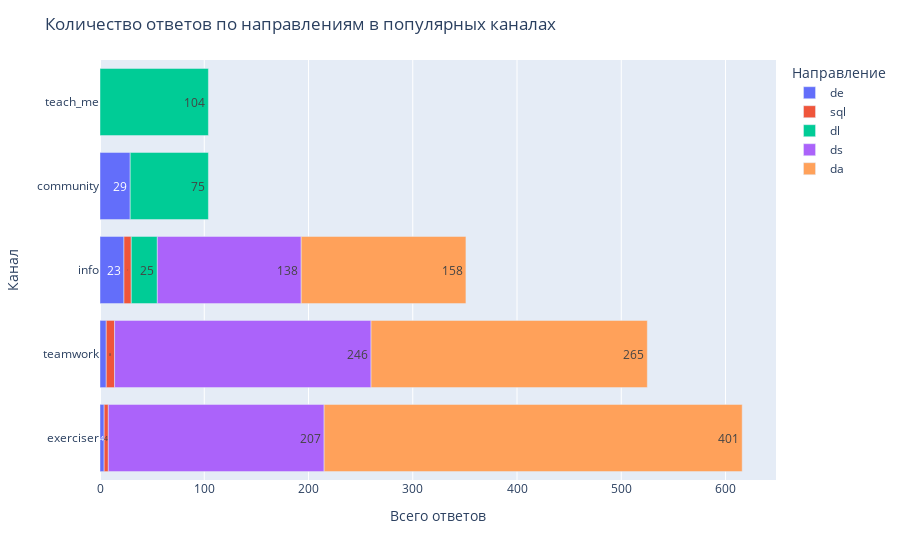

Notebook code cell kept with this figure:
### Markdown cell above
#### Посмотрим на самые популярные каналы по количеству ответов в разрезе направлений обучения

### Code cell
# строим столбчатую диаграмму
fig = px.bar(channel_course_replies.sort_values(by='total_replies', ascending=True),
             x='total_replies',
             y='channel',
             color='course',
             text='total_replies'
            )
fig.update_yaxes(categoryorder='total descending')
# оформляем график
fig.update_layout(title='Количество ответов по направлениям в популярных каналах',
                   xaxis_title='Всего ответов',
                   yaxis_title='Канал',
                 legend_title='Направление')
fig.show()

### Figure 1 — Plotly figure (JSON) as saved in the notebook; plotly's stock layout.template omitted (floating-point values rounded to 4 significant figures)
{"data": [{"alignmentgroup": "True", "hovertemplate": "course=de<br>total_replies=%{text}<br>channel=%{y}<extra></extra>", "legendgroup": "de", "marker": {"color": "#636efa", "pattern": {"shape": ""}}, "name": "de", "offsetgroup": "de", "orientation": "h", "showlegend": true, "text": [4, 6, 23, 29], "textposition": "auto", "type": "bar", "x": [4, 6, 23, 29], "xaxis": "x", "y": ["exerciser", "teamwork", "info", "community"], "yaxis": "y"}, {"alignmentgroup": "True", "hovertemplate": "course=sql<br>total_replies=%{text}<br>channel=%{y}<extra></extra>", "legendgroup": "sql", "marker": {"color": "#EF553B", "pattern": {"shape": ""}}, "name": "sql", "offsetgroup": "sql", "orientation": "h", "showlegend": true, "text": [4, 7, 8], "textposition": "auto", "type": "bar", "x": [4, 7, 8], "xaxis": "x", "y": ["exerciser", "info", "teamwork"], "yaxis": "y"}, {"alignmentgroup": "True", "hovertemplate": "course=dl<br>total_replies=%{text}<br>channel=%{y}<extra></extra>", "legendgroup": "dl", "marker": {"color": "#00cc96", "pattern": {"shape": ""}}, "name": "dl", "offsetgroup": "dl", "orientation": "h", "showlegend": true, "text": [25, 75, 104], "textposition": "auto", "type": "bar", "x": [25, 75, 104], "xaxis": "x", "y": ["info", "community", "teach_me"], "yaxis": "y"}, {"alignmentgroup": "True", "hovertemplate": "course=ds<br>total_replies=%{text}<br>channel=%{y}<extra></extra>", "legendgroup": "ds", "marker": {"color": "#ab63fa", "pattern": {"shape": ""}}, "name": "ds", "offsetgroup": "ds", "orientation": "h", "showlegend": true, "text": [138, 207, 246], "textposition": "auto", "type": "bar", "x": [138, 207, 246], "xaxis": "x", "y": ["info", "exerciser", "teamwork"], "yaxis": "y"}, {"alignmentgroup": "True", "hovertemplate": "course=da<br>total_replies=%{text}<br>channel=%{y}<extra></extra>", "legendgroup": "da", "marker": {"color": "#FFA15A", "pattern": {"shape": ""}}, "name": "da", "offsetgroup": "da", "orientation": "h", "showlegend": true, "text": [158, 265, 401], "textposition": "auto", "type": "bar", "x": [158, 265, 401], "xaxis": "x", "y": ["info", "teamwork", "exerciser"], "yaxis": "y"}], "layout": {"autosize": true, "barmode": "relative", "legend": {"title": {"text": "Направление"}, "tracegroupgap": 0}, "margin": {"t": 60}, "title": {"text": "Количество ответов по направлениям в популярных каналах"}, "xaxis": {"anchor": "y", "autorange": true, "domain": [0, 1], "range": [0, 648.4], "title": {"text": "Всего ответов"}, "type": "linear"}, "yaxis": {"anchor": "x", "autorange": true, "categoryorder": "total descending", "domain": [0, 1], "range": [-0.5, 4.5], "title": {"text": "Канал"}, "type": "category"}}}
